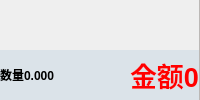
      <widget class="QWidget" name="widget_6" native="true">
       <property name="minimumSize">
        <size>
         <width>0</width>
         <height>0</height>
        </size>
       </property>
       <property name="styleSheet">
        <string notr="true"/>
       </property>
       <layout class="QVBoxLayout" name="verticalLayout_4">
        <property name="spacing">
         <number>0</number>
        </property>
        <property name="leftMargin">
         <number>0</number>
        </property>
        <property name="topMargin">
         <number>0</number>
        </property>
        <property name="rightMargin">
         <number>0</number>
        </property>
        <property name="bottomMargin">
         <number>0</number>
        </property>
        <item>
         <widget class="QFrame" name="frame_7">
          <property name="styleSheet">
           <string notr="true">QFrame#frame_7{
border:0px;
border-right:1px solid #bbb8b6;
}</string>
          </property>
          <property name="outer_stylesheet" stdset="0">
           <string>normal_view_color</string>
          </property>
          <layout class="QGridLayout" name="gridLayout_3">
           <property name="leftMargin">
            <number>0</number>
           </property>
           <property name="topMargin">
            <number>0</number>
           </property>
           <property name="rightMargin">
            <number>0</number>
           </property>
           <property name="bottomMargin">
            <number>0</number>
           </property>
           <property name="spacing">
            <number>0</number>
           </property>
           <item row="2" column="1" colspan="2">
            <widget class="QLabel" name="label_num">
             <property name="font">
              <font>
               <weight>75</weight>
               <bold>true</bold>
              </font>
             </property>
             <property name="styleSheet">
              <string notr="true">background:#dbe3e9;</string>
             </property>
             <property name="lineWidth">
              <number>0</number>
             </property>
             <property name="text">
              <string>数量0.000</string>
             </property>
             <property name="alignment">
              <set>Qt::AlignLeading|Qt::AlignLeft|Qt::AlignVCenter</set>
             </property>
            </widget>
           </item>
           <item row="2" column="3">
            <widget class="QLabel" name="label_total">
             <property name="font">
              <font>
               <pointsize>20</pointsize>
               <weight>75</weight>
               <bold>true</bold>
              </font>
             </property>
             <property name="styleSheet">
              <string notr="true">background:#dbe3e9;color:red;</string>
             </property>
             <property name="lineWidth">
              <number>0</number>
             </property>
             <property name="text">
              <string>金额0</string>
             </property>
             <property name="alignment">
              <set>Qt::AlignLeading|Qt::AlignLeft|Qt::AlignVCenter</set>
             </property>
            </widget>
           </item>
           <item row="1" column="1">
            <widget class="QPushButton" name="pushButton">
             <property name="minimumSize">
              <size>
               <width>100</width>
               <height>50</height>
              </size>
             </property>
             <property name="focusPolicy">
              <enum>Qt::NoFocus</enum>
             </property>
             <property name="styleSheet">
              <string notr="true">background:transparent;
border:0px;
background:url(&quot;:/image/widgets_pic/logo1.png&quot;);
background-repeat:no-repeat;</string>
             </property>
             <property name="iconSize">
              <size>
               <width>100</width>
               <height>50</height>
              </size>
             </property>
             <property name="flat">
              <bool>false</bool>
             </property>
             <property name="outer_stylesheet" stdset="0">
              <string>pushbutton_logo</string>
             </property>
            </widget>
           </item>
          </layout>
         </widget>
        </item>
       </layout>
      </widget>
